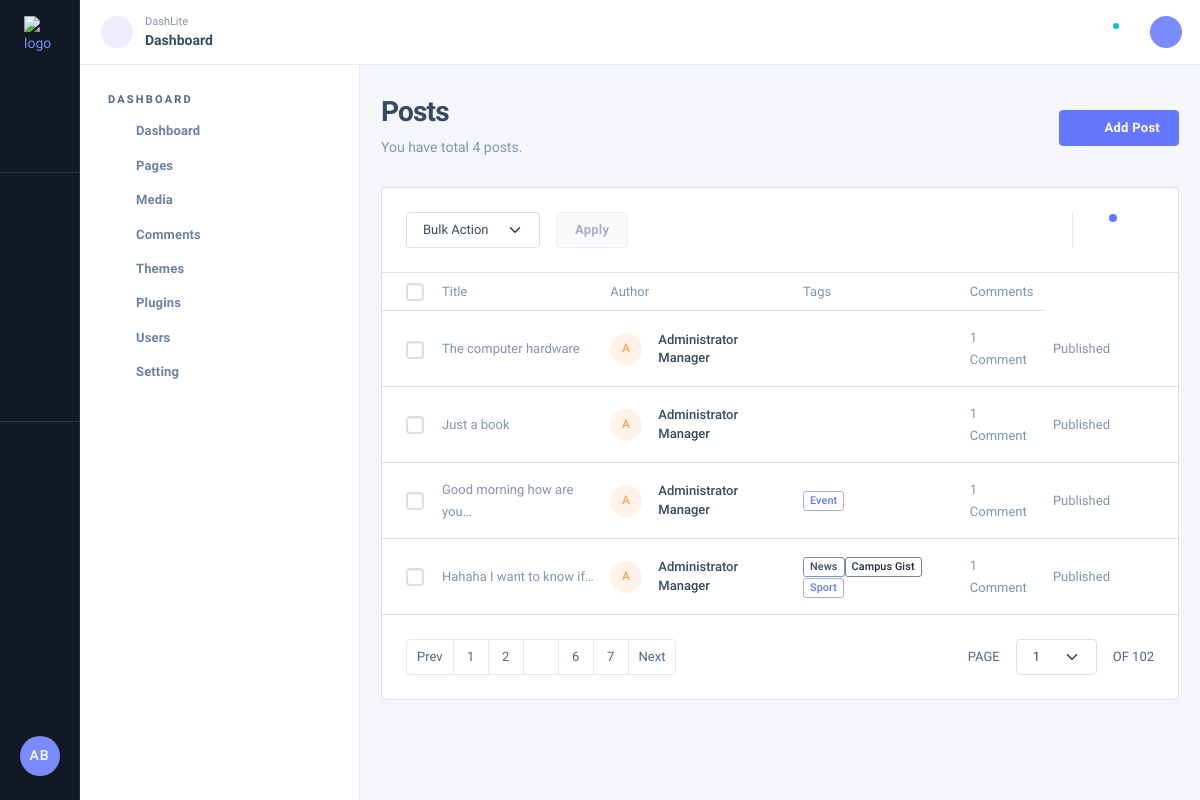
The page /pages/admin/pages/ (signed in) on the database its author committed.
### blog/models.py (models this page shows, shortened)
class BlogPage(models.Model):
  author = models.ForeignKey(User, on_delete=models.CASCADE)
  title = models.CharField(max_length=500)
  slug = models.CharField(max_length=500)
  summary = models.TextField()
  content = models.TextField()
  cover_image = models.ForeignKey(Document, on_delete=models.SET_NULL, null=True, blank=True, related_name='covers')
  gallery_images = models.ManyToManyField('Document', blank=True)
  created_at = models.DateTimeField(auto_now_add=True)
  modified_on = models.DateTimeField(auto_now=True)
  next_page = models.OneToOneField('BlogPage', on_delete=models.SET_NULL, null=True, related_name='next', blank=True)
  previous_page = models.OneToOneField('BlogPage', on_delete=models.SET_NULL, null=True, related_name='previous', blank=True)
  childrens = models.ManyToManyField('BlogPage', blank=True, related_name='parents')
  tags = models.ManyToManyField('Tag', blank=True, related_name='blogs')
  allow_comment = models.BooleanField(default=False)
  is_publish = models.BooleanField(default=False)

class Tag(models.Model):
  value = models.CharField(max_length=25)
  pass

### blog/views.py (the view)
# urls.py: path('admin/pages/', views.blog_list, name='blog_list'),
def blog_list(request):
  blogs = BlogPage.objects.all()
  return render(request, 'blog/post-list.html', {'blogs': blogs})

### templates/blog/post-list.html (shortened to what this page needs)
{% extends 'blog/base.html' %}
{% block content %}
                <div class="nk-content ">
                    <div class="container-fluid">
                        <div class="nk-content-inner">
                            <div class="nk-content-body">
                                <div class="nk-block-head nk-block-head-sm">
                                    <div class="nk-block-between">
                                        <div class="nk-block-head-content">
                                            <h3 class="nk-block-title page-title">Posts </h3>
                                            <div class="nk-block-des text-soft">
                                                <p>You have total {{ blogs.count }} posts.</p>
                                            </div>
                                        </div>
                                        <div class="nk-block-head-content">
                                            <a href="{% url 'blog:add_blog' %}" class="btn btn-primary d-none d-md-inline-flex"><em class="icon ni ni-plus"></em><span>Add Post</span></a>
                                        </div>
                                    </div>
                                </div>
                                <div class="nk-block">
                                    <div class="card card-bordered card-stretch">
                                        <div class="card-inner-group">
                                            <div class="card-inner position-relative card-tools-toggle">
                                                <div class="card-title-group">
                                                    <div class="card-tools">
                                                        <div class="form-inline flex-nowrap gx-3">
                                                            <div class="form-wrap w-150px">
                                                                <select class="form-select js-select2" data-search="off" data-placeholder="Bulk Action">
                                                                    <option value="">Bulk Action</option>
                                                                </select>
                                                            </div>
                                                            <div class="btn-wrap">
                                                                <span class="d-none d-md-block"><button class="btn btn-dim btn-outline-light disabled">Apply</button></span>
                                                            </div>
                                                        </div>
                                                    </div>
                                                    <div class="card-tools me-n1">
                                                        <ul class="btn-toolbar gx-1">
                                                            <li>
                                                                <a href="#" class="btn btn-icon search-toggle toggle-search" data-target="search"><em class="icon ni ni-search"></em></a>
                                                            </li>
                                                            <li>
                                                                <div class="toggle-wrap">
                                                                    <div class="toggle-content" data-content="cardTools">
                                                                        <ul class="btn-toolbar gx-1">
                                                                            <li>
                                                                                <div class="dropdown">
                                                                                    <a href="#" class="btn btn-trigger btn-icon dropdown-toggle" data-bs-toggle="dropdown">
                                                                                        <div class="dot dot-primary"></div>
                                                                                        <em class="icon ni ni-filter-alt"></em>
                                                                                    </a>
                                                                                </div>
                                                                            </li>
                                                                            <li>
                                                                                <div class="dropdown">
                                                                                    <a href="#" class="btn btn-trigger btn-icon dropdown-toggle" data-bs-toggle="dropdown">
                                                                                        <em class="icon ni ni-setting"></em>
                                                                                    </a>
                                                                                </div>
                                                                            </li>
                                                                        </ul>
                                                                    </div>
                                                                </div>
                                                            </li>
                                                        </ul>
                                                    </div>
                                                </div>
                                            </div>
                                            <div class="card-inner p-0">
                                                <div class="nk-tb-list nk-tb-ulist">
                                                    <div class="nk-tb-item nk-tb-head">
                                                        <div class="nk-tb-col nk-tb-col-check">
                                                            <div class="custom-control custom-control-sm custom-checkbox notext">
                                                            </div>
                                                        </div>
                                                        <div class="nk-tb-col"><span class="sub-text">Title</span></div>
                                                        <div class="nk-tb-col tb-col-mb"><span class="sub-text">Author</span></div>
                                                        <div class="nk-tb-col tb-col-md"><span class="sub-text">Tags</span></div>
                                                        <div class="nk-tb-col tb-col-lg"><span class="sub-text">Comments</span></div>
                                                    </div>
                                                    {% for blog in blogs %}
                                                    <div class="nk-tb-item">
                                                        <div class="nk-tb-col nk-tb-col-check">
                                                            <div class="custom-control custom-control-sm custom-checkbox notext">
                                                            </div>
                                                        </div>
                                                        <div class="nk-tb-col">
                                                            <span>{{ blog.title|truncatechars:25 }}</span>
                                                        </div>
                                                        <div class="nk-tb-col tb-col-mb">
                                                            <a href="#">
                                                                <div class="user-card">
                                                                    <div class="user-avatar  sm bg-orange-dim">
                                                                        <span>{{ blog.author.first_name.0 }}</span>
                                                                    </div>
                                                                    <div class="user-info">
                                                                        <span class="tb-lead">{{ blog.author.get_full_name }}</span>
                                                                    </div>
                                                                </div>
                                                            </a>
                                                        </div>
                                                        <div class="nk-tb-col tb-col-md">
                                                            {% for tag in blog.tags.all %}<span class="badge bg-outline-{% cycle 'primary' 'secondary' 'dark' %}">{{ tag.value }} </span>{% endfor %}
                                                        </div>
                                                        <div class="nk-tb-col tb-col-lg">
                                                            <span>1 Comment</span>
                                                        </div>
                                                        <div class="nk-tb-col tb-col">
                                                            <div>
                                                                <span>{% if blog.is_publish %}Published{% else %}Draft{% endif %}</span>
                                                            </div>
                                                        </div>
                                                        <div class="nk-tb-col nk-tb-col-tools">
                                                            <ul class="nk-tb-actions gx-1">
                                                                <li>
                                                                    <div class="drodown">
                                                                        <a href="#" class="dropdown-toggle btn btn-icon btn-trigger" data-bs-toggle="dropdown"><em class="icon ni ni-more-h"></em></a>
                                                                    </div>
                                                                </li>
                                                            </ul>
                                                        </div>
                                                    </div>
                                                    {% endfor %}
                                                </div>
                                            </div>
                                            <div class="card-inner">
                                                <div class="nk-block-between-md g-3">
                                                    <div class="g">
                                                        <ul class="pagination justify-content-center justify-content-md-start">
                                                            <li class="page-item"><a class="page-link" href="#">Prev</a></li>
                                                            <li class="page-item"><a class="page-link" href="#">1</a></li>
                                                            <li class="page-item"><a class="page-link" href="#">2</a></li>
                                                            <li class="page-item"><span class="page-link"><em class="icon ni ni-more-h"></em></span></li>
                                                            <li class="page-item"><a class="page-link" href="#">6</a></li>
                                                            <li class="page-item"><a class="page-link" href="#">7</a></li>
                                                            <li class="page-item"><a class="page-link" href="#">Next</a></li>
                                                        </ul>
                                                    </div>
                                                    <div class="g">
                                                        <div class="pagination-goto d-flex justify-content-center justify-content-md-start gx-3">
                                                            <div>Page</div>
                                                            <div>
                                                                <select class="form-select js-select2" data-search="on" data-dropdown="xs center">
                                                                    <option value="page-1">1</option>
                                                                </select>
                                                            </div>
                                                            <div>OF 102</div>
                                                        </div>
                                                    </div>
                                                </div>
                                            </div>
                                        </div>
                                    </div>
                                </div>
                            </div>
                        </div>
                    </div>
                </div>
{% endblock content %}

### rows shown on the page
BlogPage: title "The computer hardware", author.first_name.0 "A", author.get_full_name "Administrator Manager", is_publish "Published"
BlogPage: title "Just a book", author.first_name.0 "A", author.get_full_name "Administrator Manager", is_publish "Published"
BlogPage: title "Good morning how are you…", author.first_name.0 "A", author.get_full_name "Administrator Manager", is_publish "Published"
Tag: value "Event"
BlogPage: title "Hahaha I want to know if…", author.first_name.0 "A", author.get_full_name "Administrator Manager", is_publish "Published"
Tag: value "News"
Tag: value "Campus Gist"
Tag: value "Sport"

### other values the page prints
{{ blogs.count }} "4"
